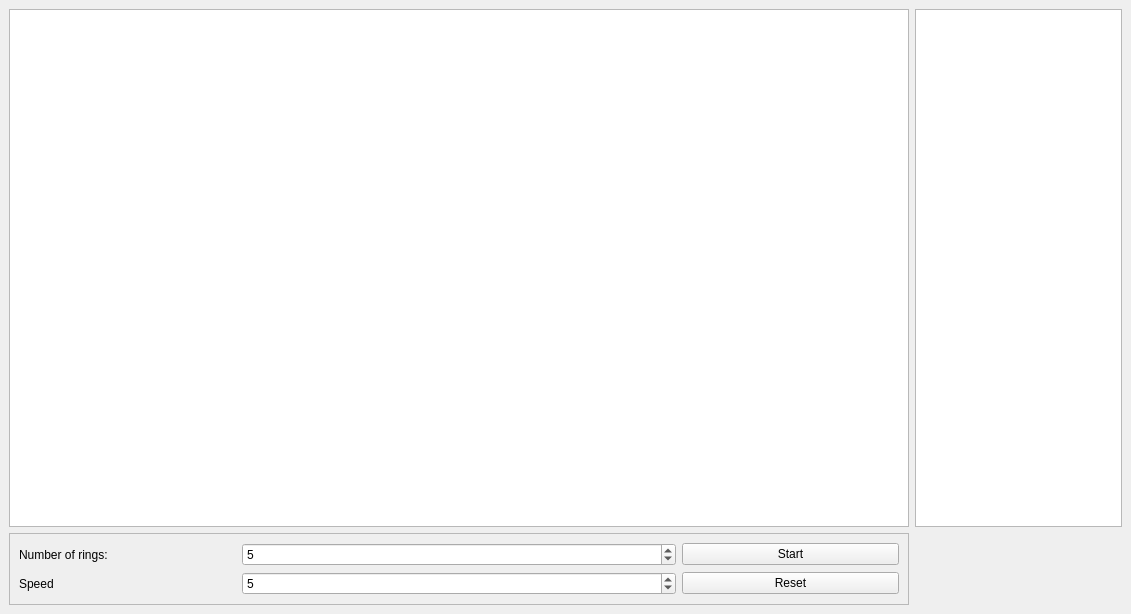
<?xml version="1.0" encoding="UTF-8"?>
<ui version="4.0">
 <class>MainWindow</class>
 <widget class="QMainWindow" name="MainWindow">
  <property name="geometry">
   <rect>
    <x>0</x>
    <y>0</y>
    <width>1131</width>
    <height>614</height>
   </rect>
  </property>
  <property name="windowTitle">
   <string>MainWindow</string>
  </property>
  <widget class="QWidget" name="centralwidget">
   <layout class="QFormLayout" name="formLayout">
    <item row="1" column="0">
     <widget class="QGraphicsView" name="graphicsView">
      <property name="minimumSize">
       <size>
        <width>900</width>
        <height>500</height>
       </size>
      </property>
     </widget>
    </item>
    <item row="2" column="0">
     <widget class="QFrame" name="frame">
      <property name="minimumSize">
       <size>
        <width>900</width>
        <height>0</height>
       </size>
      </property>
      <property name="frameShape">
       <enum>QFrame::StyledPanel</enum>
      </property>
      <property name="frameShadow">
       <enum>QFrame::Raised</enum>
      </property>
      <layout class="QGridLayout" name="gridLayout">
       <item row="0" column="0">
        <widget class="QLabel" name="label">
         <property name="text">
          <string>Number of rings:</string>
         </property>
        </widget>
       </item>
       <item row="1" column="0">
        <widget class="QLabel" name="label_2">
         <property name="text">
          <string>Speed</string>
         </property>
        </widget>
       </item>
       <item row="0" column="1" colspan="2">
        <widget class="QSpinBox" name="numRingsSpinBox">
         <property name="minimum">
          <number>1</number>
         </property>
         <property name="maximum">
          <number>10</number>
         </property>
         <property name="value">
          <number>5</number>
         </property>
        </widget>
       </item>
       <item row="0" column="3">
        <widget class="QPushButton" name="startButton">
         <property name="text">
          <string>Start</string>
         </property>
        </widget>
       </item>
       <item row="1" column="3">
        <widget class="QPushButton" name="resetButton">
         <property name="text">
          <string>Reset</string>
         </property>
        </widget>
       </item>
       <item row="1" column="1" colspan="2">
        <widget class="QSpinBox" name="speedSpinBox">
         <property name="minimum">
          <number>1</number>
         </property>
         <property name="maximum">
          <number>300</number>
         </property>
         <property name="value">
          <number>5</number>
         </property>
        </widget>
       </item>
      </layout>
     </widget>
    </item>
    <item row="1" column="1">
     <widget class="QTableWidget" name="tableWidget"/>
    </item>
   </layout>
  </widget>
 </widget>
 <resources/>
 <connections/>
</ui>
